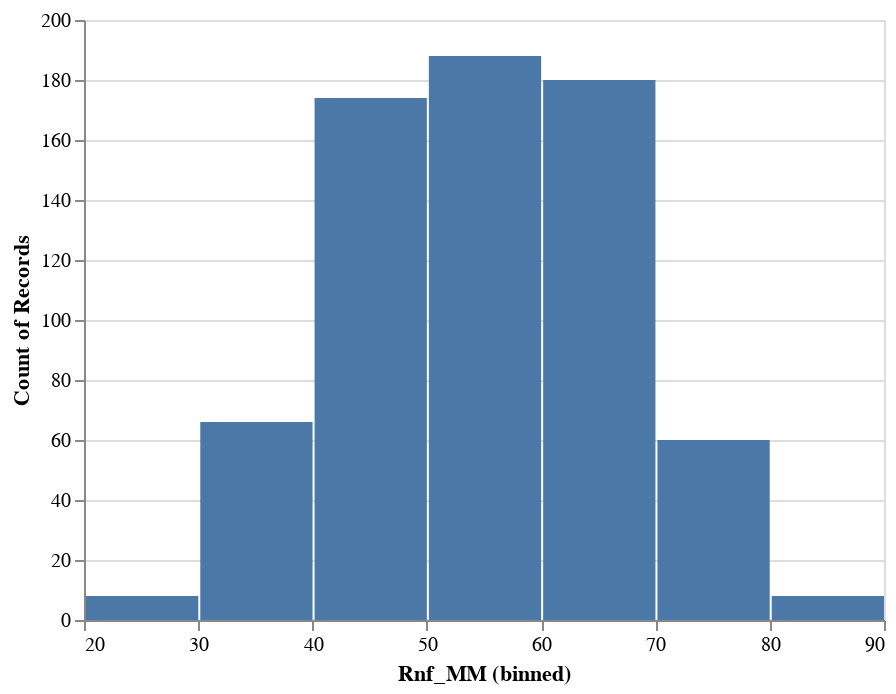

Here is the notebook cell this chart was saved with:
### Code cell
# histogram plot #Normality Check - OMIT
import pandas as pd
import altair as alt
import numpy as np

alt.Chart(df1_filter).mark_bar().encode(
    alt.X( "Rnf_MM:Q",
          bin= True), #alt.BinParams(maxbins=100)
    y='count(*):Q'
)

### Figure 1 — Vega-Lite specification as saved in the notebook (floating-point values rounded to 4 significant figures; data arrays with more than 128 entries replaced by an {"elided": "..."} marker saying what was removed)
{"config": {"view": {"continuousWidth": 400, "continuousHeight": 300}}, "data": {"name": "data-365480b9fef56fab40ca1180668c8ce5"}, "mark": "bar", "encoding": {"x": {"type": "quantitative", "bin": true, "field": "Rnf_MM"}, "y": {"type": "quantitative", "aggregate": "count", "field": "*"}}, "$schema": "https://vega.github.io/schema/vega-lite/v4.8.1.json", "datasets": {"data-365480b9fef56fab40ca1180668c8ce5": {"elided": "684 records"}}}
